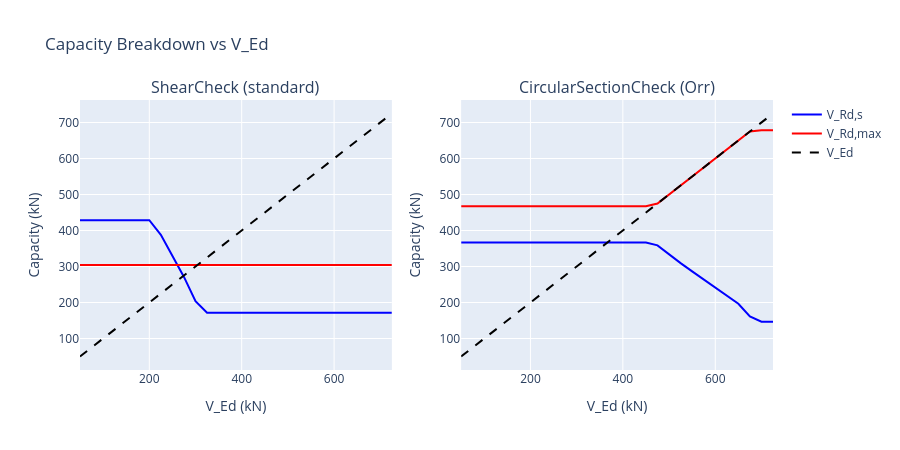

Write notebook code for a chart like this one.
### Markdown cell above
---
## 4. Capacity Comparison: V_Rd,s and V_Rd,max

Compare the reinforcement and strut crushing capacities across a range of shear forces.

### Code cell
vrds_std = []; vrdmax_std = []; vrd_std = []
vrds_circ = []; vrdmax_circ = []; vrd_circ = []

for V in V_range:
    lc = LoadCase(V_Ed=float(V), M_Ed=M_fixed, N_Ed=N_fixed)
    rs = std.perform_check(load_case=lc)
    rc = circle.perform_shear_check(load_case=lc)

    vrds_std.append(rs.details['V_Rd_s'])
    vrdmax_std.append(rs.details['V_Rd_max'])
    vrd_std.append(min(rs.details['V_Rd_s'], rs.details['V_Rd_max']))

    vrds_circ.append(rc.details['V_Rd_s'])
    vrdmax_circ.append(rc.details['V_Rd_max'])
    vrd_circ.append(min(rc.details['V_Rd_s'], rc.details['V_Rd_max']))

fig = make_subplots(rows=1, cols=2, subplot_titles=("ShearCheck (standard)", "CircularSectionCheck (Orr)"))

# Standard
fig.add_trace(go.Scatter(x=V_range, y=vrds_std, name="V_Rd,s", line=dict(color="blue")), row=1, col=1)
fig.add_trace(go.Scatter(x=V_range, y=vrdmax_std, name="V_Rd,max", line=dict(color="red")), row=1, col=1)
fig.add_trace(go.Scatter(x=V_range, y=list(V_range), name="V_Ed", line=dict(color="black", dash="dash")), row=1, col=1)

# Circular
fig.add_trace(go.Scatter(x=V_range, y=vrds_circ, name="V_Rd,s (circle)", line=dict(color="blue"), showlegend=False), row=1, col=2)
fig.add_trace(go.Scatter(x=V_range, y=vrdmax_circ, name="V_Rd,max (circle)", line=dict(color="red"), showlegend=False), row=1, col=2)
fig.add_trace(go.Scatter(x=V_range, y=list(V_range), name="V_Ed", line=dict(color="black", dash="dash"), showlegend=False), row=1, col=2)

fig.update_layout(title="Capacity Breakdown vs V_Ed", height=450)
fig.update_xaxes(title_text="V_Ed (kN)")
fig.update_yaxes(title_text="Capacity (kN)")
fig.show()

### Figure 1 — Plotly figure (JSON) as saved in the notebook; plotly's stock layout.template omitted (floating-point values rounded to 4 significant figures)
{"data": [{"line": {"color": "blue"}, "name": "V_Rd,s", "type": "scatter", "x": [50, 75, 100, 125, 150, 175, 200, 225, 250, 275, 300, 325, 350, 375, 400, 425, 450, 475, 500, 525, 550, 575, 600, 625, 650, 675, 700, 725], "xaxis": "x", "y": [428.5, 428.5, 428.5, 428.5, 428.5, 428.5, 428.5, 388.1, 327.8, 271.1, 203.4, 171.4, 171.4, 171.4, 171.4, 171.4, 171.4, 171.4, 171.4, 171.4, 171.4, 171.4, 171.4, 171.4, 171.4, 171.4, 171.4, 171.4], "yaxis": "y"}, {"line": {"color": "red"}, "name": "V_Rd,max", "type": "scatter", "x": [50, 75, 100, 125, 150, 175, 200, 225, 250, 275, 300, 325, 350, 375, 400, 425, 450, 475, 500, 525, 550, 575, 600, 625, 650, 675, 700, 725], "xaxis": "x", "y": [304.4, 304.4, 304.4, 304.4, 304.4, 304.4, 304.4, 304.4, 304.4, 304.4, 304.4, 304.4, 304.4, 304.4, 304.4, 304.4, 304.4, 304.4, 304.4, 304.4, 304.4, 304.4, 304.4, 304.4, 304.4, 304.4, 304.4, 304.4], "yaxis": "y"}, {"line": {"color": "black", "dash": "dash"}, "name": "V_Ed", "type": "scatter", "x": [50, 75, 100, 125, 150, 175, 200, 225, 250, 275, 300, 325, 350, 375, 400, 425, 450, 475, 500, 525, 550, 575, 600, 625, 650, 675, 700, 725], "xaxis": "x", "y": [50, 75, 100, 125, 150, 175, 200, 225, 250, 275, 300, 325, 350, 375, 400, 425, 450, 475, 500, 525, 550, 575, 600, 625, 650, 675, 700, 725], "yaxis": "y"}, {"line": {"color": "blue"}, "name": "V_Rd,s (circle)", "showlegend": false, "type": "scatter", "x": [50, 75, 100, 125, 150, 175, 200, 225, 250, 275, 300, 325, 350, 375, 400, 425, 450, 475, 500, 525, 550, 575, 600, 625, 650, 675, 700, 725], "xaxis": "x2", "y": [366.6, 366.6, 366.6, 366.6, 366.6, 366.6, 366.6, 366.6, 366.6, 366.6, 366.6, 366.6, 366.6, 366.6, 366.6, 366.6, 366.6, 358.8, 333.3, 309.3, 286.6, 264.6, 243.0, 220.9, 196.6, 161.5, 146.6, 146.6], "yaxis": "y2"}, {"line": {"color": "red"}, "name": "V_Rd,max (circle)", "showlegend": false, "type": "scatter", "x": [50, 75, 100, 125, 150, 175, 200, 225, 250, 275, 300, 325, 350, 375, 400, 425, 450, 475, 500, 525, 550, 575, 600, 625, 650, 675, 700, 725], "xaxis": "x2", "y": [467.7, 467.7, 467.7, 467.7, 467.7, 467.7, 467.7, 467.7, 467.7, 467.7, 467.7, 467.7, 467.7, 467.7, 467.7, 467.7, 467.7, 475, 500.0, 525.0, 550, 575, 600, 625, 650, 675.0, 678.2, 678.2], "yaxis": "y2"}, {"line": {"color": "black", "dash": "dash"}, "name": "V_Ed", "showlegend": false, "type": "scatter", "x": [50, 75, 100, 125, 150, 175, 200, 225, 250, 275, 300, 325, 350, 375, 400, 425, 450, 475, 500, 525, 550, 575, 600, 625, 650, 675, 700, 725], "xaxis": "x2", "y": [50, 75, 100, 125, 150, 175, 200, 225, 250, 275, 300, 325, 350, 375, 400, 425, 450, 475, 500, 525, 550, 575, 600, 625, 650, 675, 700, 725], "yaxis": "y2"}], "layout": {"annotations": [{"font": {"size": 16}, "showarrow": false, "text": "ShearCheck (standard)", "x": 0.225, "xanchor": "center", "xref": "paper", "y": 1, "yanchor": "bottom", "yref": "paper"}, {"font": {"size": 16}, "showarrow": false, "text": "CircularSectionCheck (Orr)", "x": 0.775, "xanchor": "center", "xref": "paper", "y": 1, "yanchor": "bottom", "yref": "paper"}], "height": 450, "title": {"text": "Capacity Breakdown vs V_Ed"}, "xaxis": {"anchor": "y", "domain": [0, 0.45], "title": {"text": "V_Ed (kN)"}}, "xaxis2": {"anchor": "y2", "domain": [0.55, 1], "title": {"text": "V_Ed (kN)"}}, "yaxis": {"anchor": "x", "domain": [0, 1], "title": {"text": "Capacity (kN)"}}, "yaxis2": {"anchor": "x2", "domain": [0, 1], "title": {"text": "Capacity (kN)"}}}}
